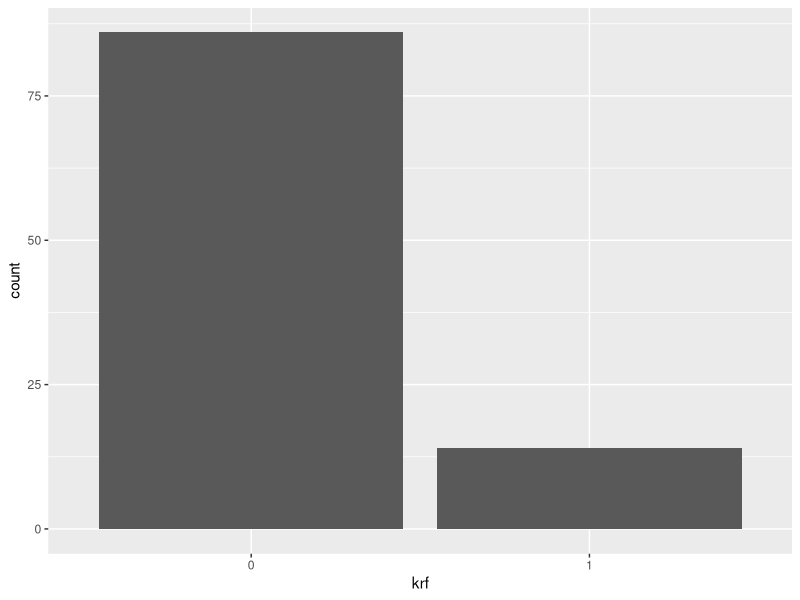
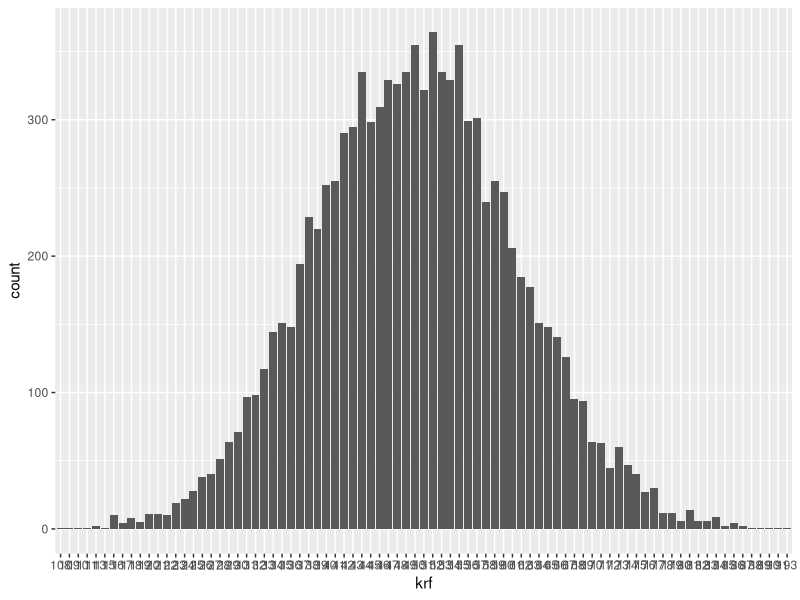

These figures' R source, in order:
library(ggplot2)

#100 trekk fra binomisk fordeling
d.krf_or_not = data.frame(as.character(rbinom(100,1,0.15)))
colnames(d.krf_or_not) = c("krf")

ggplot(data = d.krf_or_not, aes(x= krf)) +
  geom_bar(stat="count")

#summen av n trekk fra binomisk fordeling, 10000 ganger
list = list()
n=1000
for (i in 1:10000) {
  list = c(list, sum(rbinom(1,n, 0.15)))
}
d.krf_100 = data.frame(as.character(list))

colnames(d.krf_100) = c("krf")
ggplot(data = d.krf_100, aes(x= krf)) +
  geom_bar(stat="count")